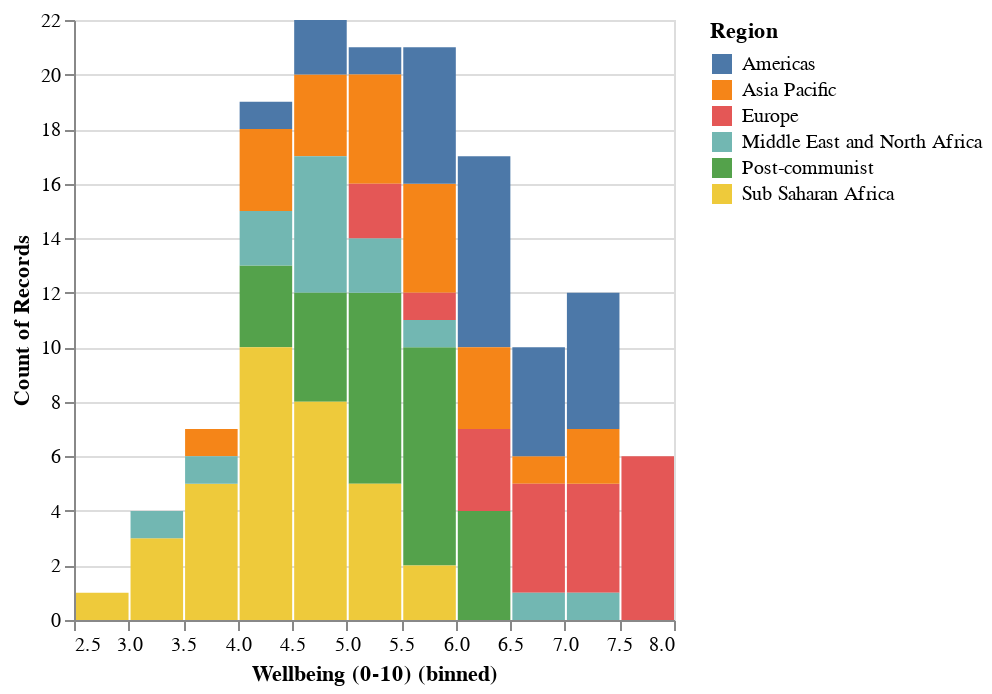

Source (notebook cell):
### Code cell
# Adding Zoom-In and Zoom-Out to a Histogram
alt.Chart(hpi_df).mark_bar().encode(
    x=alt.X('Wellbeing (0-10):Q', bin=True),  # Binning for histogram
    y='count()',
    color='Region:N'
).interactive()

### Figure 1 — Vega-Lite specification as saved in the notebook (floating-point values rounded to 4 significant figures; data arrays with more than 128 entries replaced by an {"elided": "..."} marker saying what was removed)
{"config": {"view": {"continuousWidth": 300, "continuousHeight": 300}}, "data": {"name": "data-e1c068cb61c6a12593f95144d0d2b6ed"}, "mark": {"type": "bar"}, "encoding": {"color": {"field": "Region", "type": "nominal"}, "x": {"bin": true, "field": "Wellbeing (0-10)", "type": "quantitative"}, "y": {"aggregate": "count", "type": "quantitative"}}, "params": [{"name": "param_5", "select": {"type": "interval", "encodings": ["x", "y"]}, "bind": "scales"}], "$schema": "https://vega.github.io/schema/vega-lite/v5.20.1.json", "datasets": {"data-e1c068cb61c6a12593f95144d0d2b6ed": {"elided": "140 records"}}}
